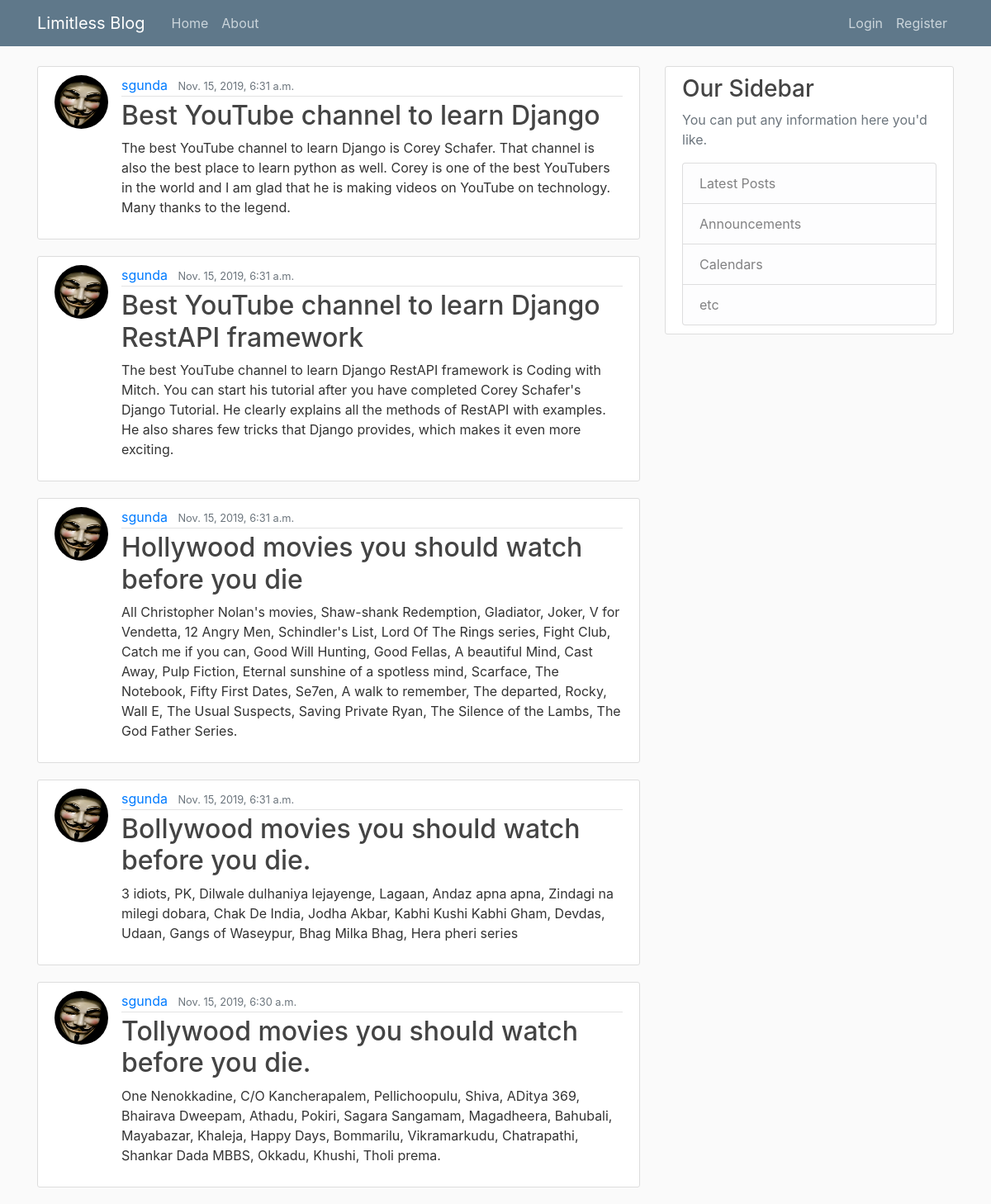
Page /api/post/ on the committed database.
### blog/models.py (models this page shows, shortened)
class Post(models.Model):
    title = models.CharField(max_length=100)
    content = models.TextField()
    date_posted = models.DateTimeField(default=timezone.now)
    author = models.ForeignKey(User, on_delete=models.CASCADE)

### users/models.py (models this page shows, shortened)
class Profile(models.Model):
    user = models.OneToOneField(User, on_delete=models.CASCADE)
    image = models.ImageField(default='default.jpg', upload_to='profile_pics')

### blog/views.py (the view)
# urls.py: path('', PostListView.as_view(), name='blog-home'),
class PostListView(ListView):
    model = Post
    template_name = 'blog/home.html'
    context_object_name = 'posts'
    ordering = ['-date_posted']
    paginate_by = 5

### blog/templates/blog/home.html
{% extends "blog/base.html" %}
{% block content %}
    {% for post in posts %}
        <article class="media content-section">
          <img class="rounded-circle article-img" src="{{ post.author.profile.image.url }}">
          <div class="media-body">
            <div class="article-metadata">
              <a class="mr-2" href="#">{{ post.author }}</a>
              <small class="text-muted">{{ post.date_posted }}</small>
            </div>
            <h2><a class="article-title" href="{%url 'post-detail' post.id%}">{{ post.title }}</a></h2>
            <p class="article-content">{{ post.content }}</p>
          </div>
        </article>
    {% endfor %}
{% endblock content %}

### blog/templates/blog/base.html (shortened to what this page needs)
{% load static %}
<!DOCTYPE html>
<html lang="en">
<head>
    <link rel="stylesheet" href="https://maxcdn.bootstrapcdn.com/bootstrap/4.0.0/css/bootstrap.min.css">
    <link rel="stylesheet" type="text/css" href="{% static 'blog/main.css' %}">
</head>
<body>
    <header class="site-header">
      <nav class="navbar navbar-expand-md navbar-dark bg-steel fixed-top">
        <div class="container">
          <a class="navbar-brand mr-4" href="{% url 'blog-home' %}">Limitless Blog</a>
          <div class="collapse navbar-collapse" id="navbarToggle">
            <div class="navbar-nav mr-auto">
              <a class="nav-item nav-link" href="{% url 'blog-home' %}">Home</a>
              <a class="nav-item nav-link" href="{% url 'blog-about' %}">About</a>
            </div>
            <div class="navbar-nav">
              {% if user.is_authenticated %}
                <a class="nav-item nav-link" href="{% url 'post-create' %}">New Post</a>
                <a class="nav-item nav-link" href="{% url 'profile' %}">Profile</a>
                <a class="nav-item nav-link" href="{% url 'logout' %}">LogOut</a>
              {% else %}
                <a class="nav-item nav-link" href="{% url 'login' %}">Login</a>
                <a class="nav-item nav-link" href="{% url 'register' %}">Register</a>
              {% endif %}
            </div>
          </div>
        </div>
      </nav>
    </header>
    <main role="main" class="container">
      <div class="row">
        <div class="col-md-8">
            {% block content %}{% endblock %}
        </div>
        <div class="col-md-4">
          <div class="content-section">
            <h3>Our Sidebar</h3>
            <p class="text-muted">You can put any information here you'd like.</p>
              <ul class="list-group">
                <li class="list-group-item list-group-item-light">Latest Posts</li>
                <li class="list-group-item list-group-item-light">Announcements</li>
                <li class="list-group-item list-group-item-light">Calendars</li>
                <li class="list-group-item list-group-item-light">etc</li>
              </ul>
          </div>
        </div>
      </div>
    </main>
</body>
</html>

### blog/Static/blog/main.css (style rules this page uses)
body { background: #fafafa; color: #333333; margin-top: 5rem; }
h1, h2, h3, h4, h5, h6 { color: #444444; }
ul { margin: 0; }
.bg-steel { background-color: #5f788a; }
.site-header .navbar-nav .nav-link { color: #cbd5db; }
.content-section { background: #ffffff; padding: 10px 20px; border: 1px solid #dddddd; border-radius: 3px; margin-bottom: 20px; }
.article-title { color: #444444; }
.article-content { white-space: pre-line; }
.article-img { height: 65px; width: 65px; margin-right: 16px; }
.article-metadata { padding-bottom: 1px; margin-bottom: 4px; border-bottom: 1px solid #e3e3e3 }

### rows in the picture
Post: author.profile.image (picture), author "sgunda", date_posted "Nov. 15, 2019, 6:31 a.m.", title "Best YouTube channel to learn Django", content "The best YouTube channel to learn Django is Corey Schafer. That channel is also the best place to learn python as well. Corey is one of the best YouTubers in the world and I am glad that he is making videos on YouTube on technology. Many thanks to the legend."
Post: author.profile.image (picture), author "sgunda", date_posted "Nov. 15, 2019, 6:31 a.m.", title "Best YouTube channel to learn Django RestAPI framework", content "The best YouTube channel to learn Django RestAPI framework is Coding with Mitch. You can start his tutorial after you have completed Corey Schafer's Django Tutorial. He clearly explains all the methods of RestAPI with examples. He also shares few tricks that Django provides, which makes it even more exciting."
Post: author.profile.image (picture), author "sgunda", date_posted "Nov. 15, 2019, 6:31 a.m.", title "Hollywood movies you should watch before you die", content "All Christopher Nolan's movies, Shaw-shank Redemption, Gladiator, Joker, V for Vendetta, 12 Angry Men, Schindler's List, Lord Of The Rings series, Fight Club, Catch me if you can, Good Will Hunting, Good Fellas, A beautiful Mind, Cast Away, Pulp Fiction, Eternal sunshine of a spotless mind, Scarface, The Notebook, Fifty First Dates, Se7en, A walk to remember, The departed, Rocky, Wall E, The Usual Suspects, Saving Private Ryan, The Silence of the Lambs, The God Father Series."
Post: author.profile.image (picture), author "sgunda", date_posted "Nov. 15, 2019, 6:31 a.m.", title "Bollywood movies you should watch before you die.", content "3 idiots, PK, Dilwale dulhaniya lejayenge, Lagaan, Andaz apna apna, Zindagi na milegi dobara, Chak De India, Jodha Akbar, Kabhi Kushi Kabhi Gham, Devdas, Udaan, Gangs of Waseypur, Bhag Milka Bhag, Hera pheri series"
Post: author.profile.image (picture), author "sgunda", date_posted "Nov. 15, 2019, 6:30 a.m.", title "Tollywood movies you should watch before you die.", content "One Nenokkadine, C/O Kancherapalem, Pellichoopulu, Shiva, ADitya 369, Bhairava Dweepam, Athadu, Pokiri, Sagara Sangamam, Magadheera, Bahubali, Mayabazar, Khaleja, Happy Days, Bommarilu, Vikramarkudu, Chatrapathi, Shankar Dada MBBS, Okkadu, Khushi, Tholi prema."
